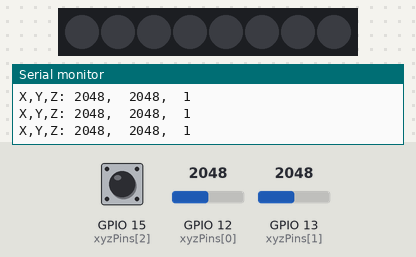
This sketch was run on a simulated ESP32. On the bench: 8 RGB LEDs in strip order, left to right, the last lines printed to the serial monitor. Inputs (shaded band) come from the test bench; at power-on: GPIO 15 (xyzPins[2]) HIGH, GPIO 12 (xyzPins[0]) = 2048, GPIO 13 (xyzPins[1]) = 2048.

Above: at 1.3 s.
1.4 s: GPIO 15 (xyzPins[2]) pulled LOW for 3.2 s
At 6.2 s:
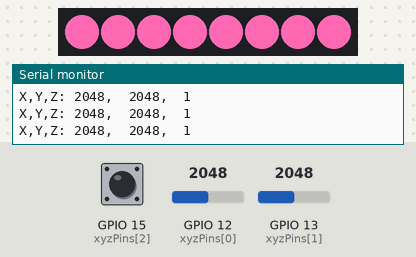
6.5 s: GPIO 12 (xyzPins[0]) set to 2929
8.2 s: GPIO 12 (xyzPins[0]) set to 3032
At 10.2 s:
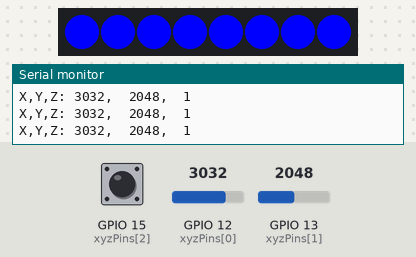
10.5 s: GPIO 12 (xyzPins[0]) set to 60
At 12.1 s:
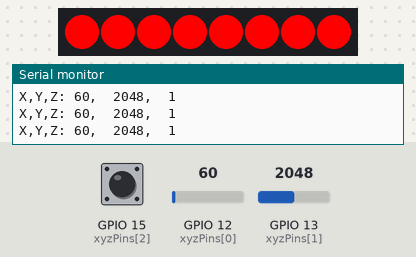
12.5 s: GPIO 12 (xyzPins[0]) set to 90
14.2 s: GPIO 12 (xyzPins[0]) set to 107
At 16.1 s:
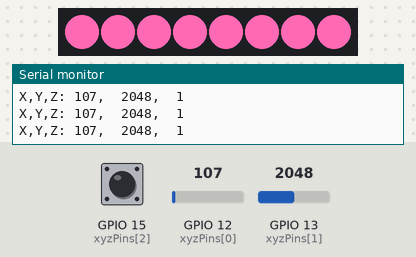
Timing chart, 0 to 17.5 s (numbered marks = the images above; inputs shaded):
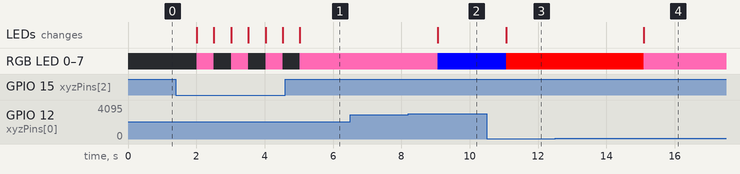

Measured:
- the behaviour switches between 3000 and 3001 on GPIO 12 (xyzPins[0]) (found by bisection; images 1 and 2)
- the behaviour switches between 99 and 100 on GPIO 12 (xyzPins[0]) (found by bisection; images 3 and 4)
- after the input at 1.4 s, RGB LED 0–7: alternates RGB(255, 105, 180) for 0.50 s and off for 0.51 s, 7 changes in all, then stays RGB(255, 105, 180), starting after 0.61 s; the LEDs: change after 0.61 s (image 1)
- after the input at 8.2 s, RGB LED 0–7: RGB(255, 105, 180) → RGB(0, 0, 255) after 0.86 s; the LEDs: change after 0.86 s (image 2)
- after the input at 10.5 s, RGB LED 0–7: RGB(0, 0, 255) → RGB(255, 0, 0) after 0.57 s; the LEDs: change after 0.57 s (image 3)
- after the input at 14.2 s, RGB LED 0–7: RGB(255, 0, 0) → RGB(255, 105, 180) after 0.89 s; the LEDs: change after 0.89 s (image 4)

The sketch:

Module2_Program.ino
```cpp
#include <Freenove_WS2812_Lib_for_ESP32.h>

#define LEDS_COUNT  8    // Number of LEDs in the strip
#define LEDS_PIN    17   // Pin connected to the LED strip
#define CHANNEL     0    // Channel of the LED strip

int xyzPins[] = {12, 13, 15}; //x,y,z pins
bool lightsOn = false; // Variable to keep track of LED strip state
uint32_t m_color = 0; // Desired color of the LED strip

Freenove_ESP32_WS2812 strip = Freenove_ESP32_WS2812(LEDS_COUNT, LEDS_PIN, CHANNEL); // Define the LED strip object

void setup() {
  Serial.begin(115200);
  strip.begin(); // Initialize the LED strip
  pinMode(xyzPins[2], INPUT_PULLUP); //z axis is a button.
}

void loop() {
  int xVal = analogRead(xyzPins[0]);
  int yVal = analogRead(xyzPins[1]);
  int zVal = digitalRead(xyzPins[2]);
  Serial.printf("X,Y,Z: %d,\t%d,\t%d\n", xVal, yVal, zVal);
  delay(500);

  // Toggle the lights based on Z axis input
  if (zVal == LOW) { // Assuming LOW when button is pressed
    if (lightsOn) {
      // Turn the lights off
      for (int i = 0; i < LEDS_COUNT; i++) {
        strip.setLedColor(i, 0, 0, 0); // Turn off all LEDs
      }
      strip.show(); // Update the LED strip
      lightsOn = false;
    } else {
      // Turn the lights on
      lightsOn = true;
      // Set the color of the LED strip to m_color
      for (int i = 0; i < LEDS_COUNT; i++) {
        strip.setLedColor(i, m_color >> 16, (m_color >> 8) & 0xFF, m_color & 0xFF);
      }
      strip.show(); // Update the LED strip
    }
  }

  // Change color based on joystick movement only if the lights are on
  if (lightsOn) {
    if (xVal < 100) {
      m_color = 0xFF0000;  // Red
    } else if (xVal > 3000) {
      m_color = 0x0000FF;  // Blue
    } else if (yVal < 100) {
      m_color = 0x00FF00;  // Green
    } else if (yVal > 3000) {
      m_color = 0xFFFF00;  // Yellow
    } else {
      m_color = 0xFF69B4;  // Pink
    }
    // Set the color for each LED in the strip to m_color
    for (int i = 0; i < LEDS_COUNT; i++) {
      strip.setLedColor(i, m_color >> 16, (m_color >> 8) & 0xFF, m_color & 0xFF);
    }
    strip.show(); // Update the LED strip
  }
}
```
